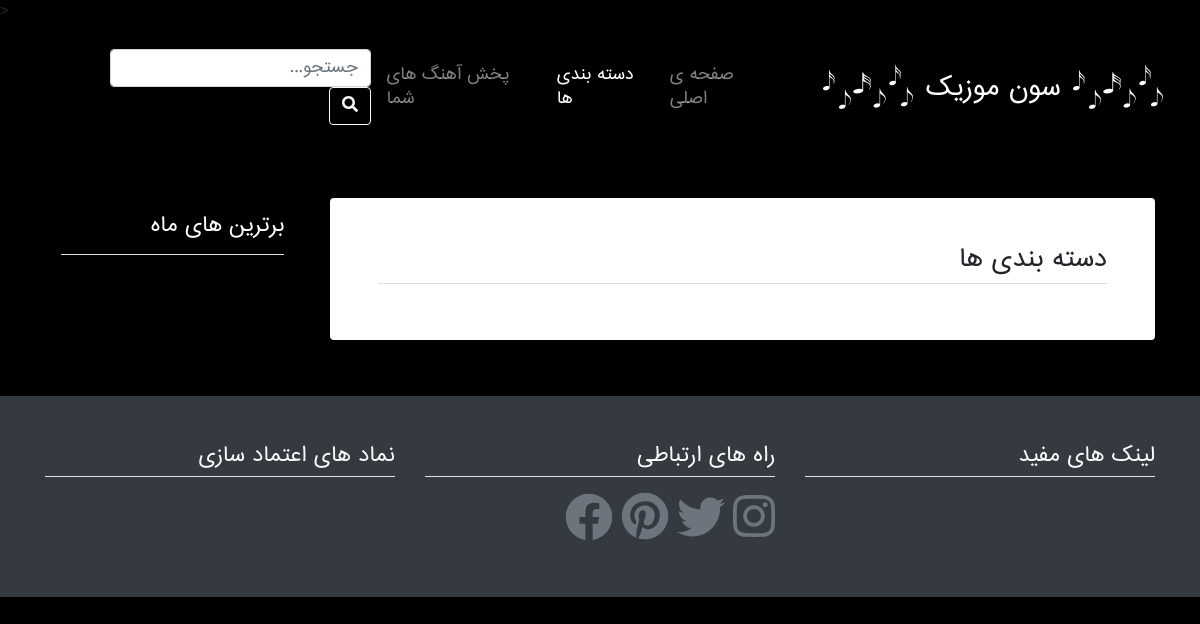
/category.php, run on an earlier commit of the app's database.
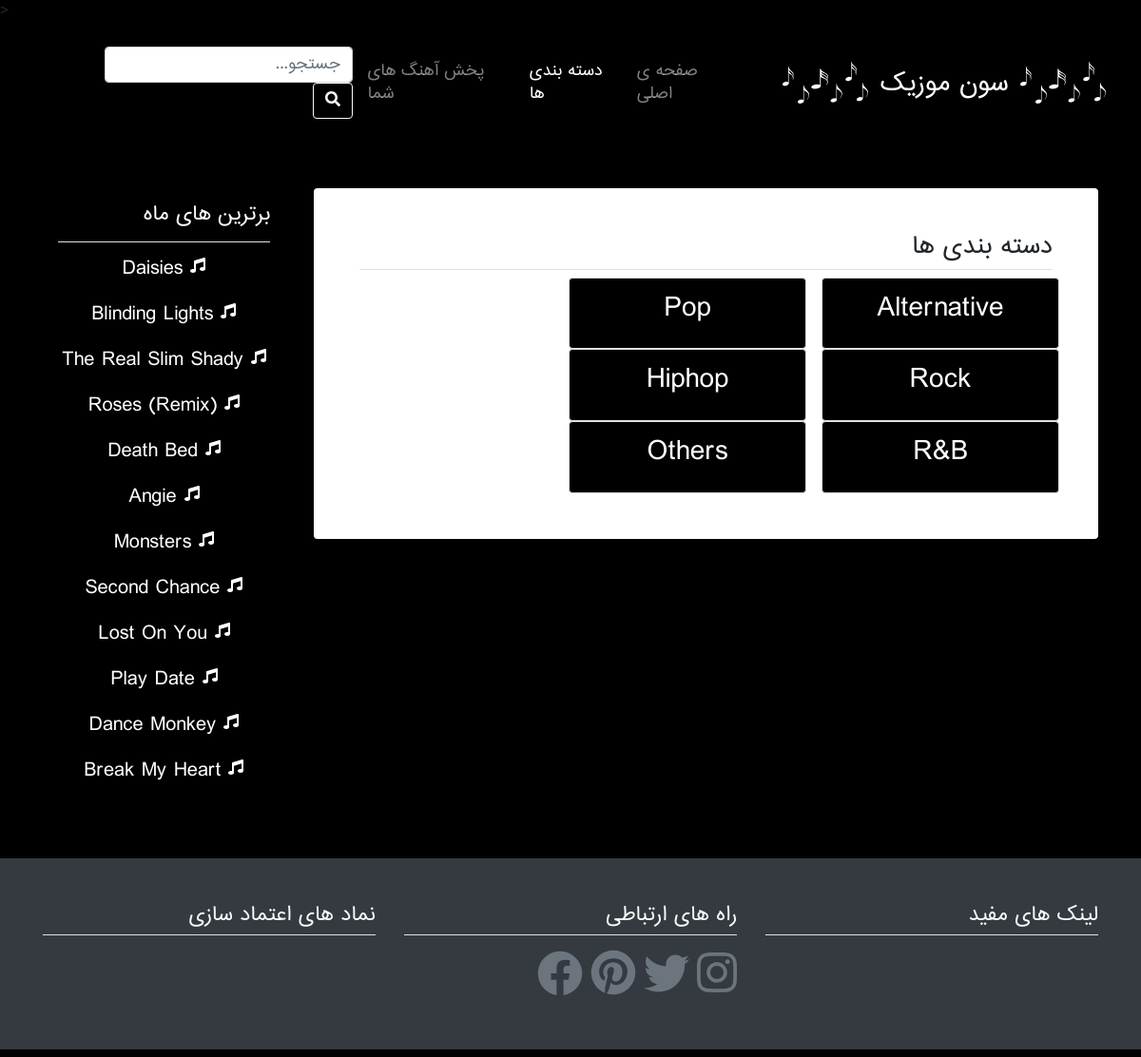
And on a later commit of the database.
### tables this page shows
CREATE TABLE `genre` (
  `id` int(11) NOT NULL,
  `genre` varchar(255) NOT NULL
);

CREATE TABLE `posts` (
  `id` int(11) NOT NULL,
  `name` varchar(255) NOT NULL,
  `artist` varchar(255) NOT NULL,
  `genre` varchar(255) NOT NULL,
  `lyric` longtext NOT NULL,
  `link` longtext NOT NULL,
  `image` longtext NOT NULL,
  `date` varchar(255) NOT NULL,
  `status` tinyint(4) NOT NULL DEFAULT 0,
  `upload` tinyint(4) NOT NULL DEFAULT 0,
  `author` varchar(500) NOT NULL
);

### includes/db.php (called while the page is built, shortened)
<?php
class Connection
{
    private $servername = "localhost";
    private $username = "root";
    private $password = "";
    private $dbname = "sevenmusic";
    public function connect()
    {
        $conn = new PDO("mysql:host=$this->servername;dbname=$this->dbname", $this->username, $this->password);
        $conn->setAttribute(PDO::ATTR_ERRMODE, PDO::ERRMODE_EXCEPTION);
        return $conn;
    }
}
class Query extends Connection
{
    public function get($table){
        $query = "SELECT * FROM $table";
        $get = $this->connect()->prepare($query);
        $get->execute();
        return $get;
    }
}

### category.php (the view, shortened to what this page needs)
<?php
require("./includes/header1.php");
?>
<div class="container">
    <div class="row">
        <main class="col-xs-12 col-sm-12 col-md-9 col-lg-9">
            <div class="bg-white shadow p-5 my-5 rounded">
                <h3 class="h4 text-right border-bottom pb-2">دسته بندی ها</h3>
                    <?php
                    require_once("./includes/db.php");
                    $query = new Query();
                    echo "<div class='row'>";
                    if ($data = $query->get('genre')) {
                        foreach ($data->fetchAll() as $result) {
                            echo "<div class='p-3 border rounded mx-2 Music text-center ' style='width:250px;'>";
                            echo "<a href='?genre=" . $result['genre'] . "' class='white'><h3>" . $result['genre'] . "</h3></a>";
                            echo "</div>";
                        }
                    } else {
                        echo "<h3 class='text-center'>ژانزی یافت نشد</h3>";
                    }
                    echo "</div>";
                    ?>
            </div>
        </main>
        <aside class="col-xs-12 col sm-12 col-md-3 col-lg-3">
            <div class="Music shadow p-3 my-5 rounded">
                <?php require("./includes/sidebar.php"); ?>
            </div>
        </aside>
    </div>
</div>
<?php require("./includes/footer.php"); ?>

### includes/header1.php (shortened to what this page needs)
<!DOCTYPE html>
<html lang="fa-IR" dir="rtl">
<head>
    <link rel="stylesheet" href="https://stackpath.bootstrapcdn.com/bootstrap/4.5.0/css/bootstrap.min.css">
    <link rel="stylesheet" href="assets/css/styles.css">
</head>
<body>
    < <nav class="navbar navbar-expand-lg bg-dark navbar-dark  background-black shadow-sm">
        <a class="navbar-brand" href="index.php">
            <img class="img-fluid" style="width: 100px; height: 100px;" src="./assets/img/logo6.png" alt="لوگو" width="15%">
            <span class="text-white" style="font-size: 25px;">سون موزیک</span>
            <img class="img-fluid" style="width: 100px; height: 100px;" src="./assets/img/logo6.png" alt="لوگو" width="15%">
        </a>
        <div class="collapse navbar-collapse" id="navbarSupportedContent">
            <ul class="navbar-nav ml-auto">
                <li class="nav-item ">
                    <a class="nav-link" href="index.php">صفحه ی اصلی</span></a>
                </li>
                <li class="nav-item active"><a href="category.php" class="nav-link">دسته بندی ها</a></li>
                <li class="nav-item"><a href="upload.php" class="nav-link">پخش آهنگ های شما</a></li>
            </ul>
           <form method="GET" action="search.php" class="form-inline ml-md-5 ml-lg-5 my-2 my-lg-0">
                <input type="text" name="search" id="search" class="form-control mr-sm-2" type="search" placeholder="جستجو..." aria-label="Search">
                <button class="btn btn-outline-light my-2 my-sm-0 mr-2" type="submit"><i class="fas fa-search"></i></button>
            </form>
        </div>
    </nav>

### includes/sidebar.php
<div>
    <h5 class="text-right border-bottom pb-3">برترین های ماه</h5>
    <?php
                        require_once("./includes/db.php");
                        $query = new Query();
                        $data = $query->get("posts");
                        foreach( $data->fetchAll() as $result ){
                            if($result["status"] == 1)
                            echo "<a class='mt-3 d-flex justify-content-center white' href='music.php?music=".$result["name"]."&post_id=".$result["id"]."'><i class='fas fa-music ml-2'></i><h5 class=''>".$result["name"]."</h5></a>";
                        }
                    ?>
</div>

### includes/footer.php (shortened to what this page needs)
    <div class="bg-dark">
        <div class="container py-5 my-2">
            <div class="row">
                <div class="col-xs-12 col-sm-12 col-md-4 col-lg-4">
                    <h5 class="h5 text-right border-bottom pb-2 text-light">لینک های مفید</h5>
                </div>
                <div class="col-xs-12 col-sm-12 col-md-4 col-lg-4">
                    <h5 class="h5 text-right border-bottom pb-2 text-light">راه های ارتباطی</h5>
                    <div class="d-flex align-items-center">
                       <a href="#"><i class="fab fa-instagram text-muted fa-3x"></i> </a>
                       <a href="#"><i class="fab fa-twitter text-muted px-2 fa-4x"></i></a>
                       <a href="#"><i class="fab fa-pinterest text-muted fa-3x"></i></a>
                       <a href="#"><i class="fab fa-facebook text-muted px-2 fa-4x"></i></a>
                    </div>
                </div>
                <div class="col-xs-12 col-sm-12 col-md-4 col-lg-4">
                    <h5 class="h5 text-right border-bottom pb-2 text-light">نماد های اعتماد سازی</h5>
                </div>
            </div>
        </div>
    </div>
</body>
</html>

### assets/css/styles.css (style rules this page uses)
body { background-color: black; font-family: 'IRAN-sans' !important; }
.white { color: white !important; }
.border-bottom { border-bottom : 2px solid #eee; }
.Music { background-color: black !important; color: white; }
.background-black { background-color: black !important; color: yellow !important; }

What changed in the data, as far as the page shows it:
added genre: genre "Alternative"
added genre: genre "Pop"
added genre: genre "Rock"
added genre: genre "Hiphop"
added genre: genre "R&B"
added genre: genre "Others"
added posts: name "Daisies"
added posts: name "Blinding Lights"
added posts: name "The Real Slim Shady"
added posts: name "Roses (Remix)"
added posts: name "Death Bed"
added posts: name "Angie"
added posts: name "Monsters"
added posts: name "Second Chance"
added posts: name "Lost On You"
added posts: name "Play Date"
added posts: name "Dance Monkey"
added posts: name "Break My Heart"
